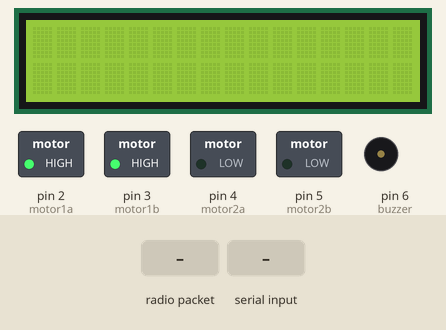
Simulated run of this sketch. Board: Arduino Uno, built with avr-gcc and run on an emulated ATmega328P. Shown: 16×2 character LCD, switched loads named in the sketch (green lamp = pin HIGH), buzzer (waves = sounding, pin HIGH). The inputs (shaded band) are chosen by the test bench. No radio packets arrive unless stated; what the sketch prints to the serial monitor is not drawn.

Above: at 1.2 s.
1.3 s: radio packet "90" arrives
At 1.7 s:
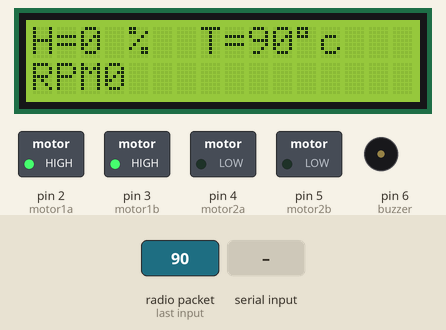
At 2.3 s:
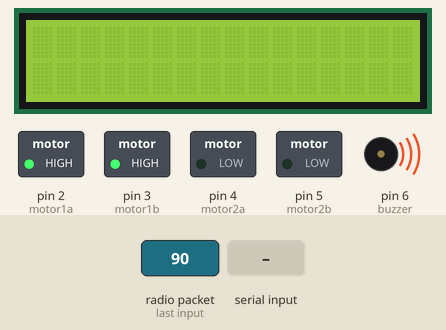
3.3 s: "F90\n" received over Serial
4.8 s: "B90\n" received over Serial
6.3 s: radio packet "5" arrives
At 6.7 s:
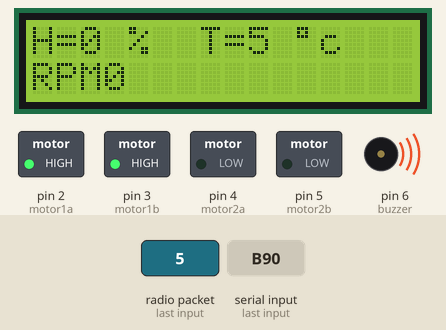
8.3 s: "F,45\n" received over Serial
9.8 s: "B,45\n" received over Serial
Timing chart, 0 to 12.3 s (numbered marks = the images above; inputs shaded):
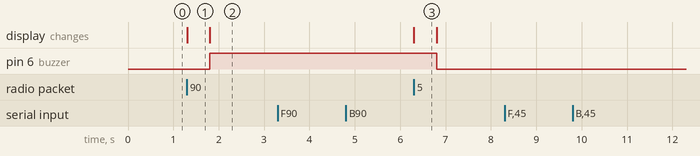

The sketch:

Receiver_Code.ino
```cpp
/*
 Receiver Code
Arduino SCK MISO  MOSI  SS
Uno      13  12    11  10
Nano     13  12    11  10

*/

// include the library code:
#include <LiquidCrystal.h>

// initialize the library by associating any needed LCD interface pin
// with the arduino pin number it is connected to
const int rs = A0, en = A1, d4 = A2, d5 = A3, d6 = A4, d7 = A5;
LiquidCrystal lcd(rs, en, d4, d5, d6, d7);


#include <SPI.h>
#include <nRF24L01.h>
#include <RF24.h>

RF24 radio(7, 8); // CE, CSN

const byte address[6] = "00001";

int x;

#define motor1a 2
#define motor1b 3

#define motor2a 4
#define motor2b 5

#define buzzer 6

void setup() {
  lcd.begin(16, 2);
  Serial.begin(9600);
  radio.begin();
  radio.openReadingPipe(0, address);
  radio.setPALevel(RF24_PA_MIN);
  radio.startListening();

  pinMode(motor1a, OUTPUT);
  pinMode(motor1b, OUTPUT);
  pinMode(motor2a, OUTPUT);
  pinMode(motor2b, OUTPUT);

  pinMode(buzzer, OUTPUT);

  digitalWrite(motor1a, HIGH);
  digitalWrite(motor1b, HIGH);

  digitalWrite(motor2a, LOW);
  digitalWrite(motor2b, LOW);
}

void loop() {

  rf();
   if (Serial.available()> 0 )
  {

  x = Serial.read();
switch(x){
case 'F' : forward();
break;
case 'B' : back();
break;
case 'R' : right();
break;
case 'L' : left();
break;
case 'S' : stoop();
break;
default: stoop();
}}}

void rf(){

  if (radio.available()) {
    char text[32] = "";
    radio.read(&text, sizeof(text));
    Serial.println(text);


      int x1 = atoi(text);
      Serial.println(x1); //shows: 12
      //----------------------------
      memset(text, 0x30, 3);  //replace by 0s
      int x2 = atoi(text);
      Serial.println(x2);  //shows: 34
      //-----------------------------

    lcd.setCursor(0,0);
    lcd.print("H=");
    lcd.setCursor(2,0);
    lcd.print(x2);
    lcd.setCursor(4,0);
    lcd.print("%");

    lcd.setCursor(6,0);
    lcd.print(" T=");
    lcd.setCursor(9,0);
    lcd.print(x1);
    lcd.setCursor(11,0);
    lcd.print((char)223);
    lcd.setCursor(12,0);
    lcd.print("c");

    lcd.setCursor(0,1);
    lcd.print("RPM=");
    lcd.setCursor(3,1);
    lcd.print("0");
    lcd.setCursor(7,1);

    delay(500);
    lcd.clear();
    if (x1 >= 45){ // temp
       digitalWrite(buzzer, HIGH);
       delay(500);
    }
    else{
       digitalWrite(buzzer, LOW);
    }
  }
}
void forward(){
  digitalWrite(motor1a, LOW);
  digitalWrite(motor1b, LOW);

  digitalWrite(motor2a, HIGH);
  digitalWrite(motor2b, LOW);

}

void back(){
  digitalWrite(motor1a, LOW);
  digitalWrite(motor1b, HIGH);

  digitalWrite(motor2a, LOW);
  digitalWrite(motor2b, HIGH);

}

void right(){
  digitalWrite(motor1a, LOW);
  digitalWrite(motor1b, LOW);

  digitalWrite(motor2a, LOW);
  digitalWrite(motor2b, HIGH);

}

void left(){
  digitalWrite(motor1a, HIGH);
  digitalWrite(motor1b, HIGH);

  digitalWrite(motor2a, HIGH);
  digitalWrite(motor2b, LOW);

}
void stoop(){
  digitalWrite(motor1a, HIGH);
  digitalWrite(motor1b, HIGH);

  digitalWrite(motor2a, LOW);
  digitalWrite(motor2b, LOW);
}
```

Measured:
- after the input at 1.3 s, pin 6 (buzzer): LOW → HIGH after 0.51 s; the display: changes at once (image 1)
- after the input at 6.3 s, pin 6 (buzzer): HIGH → LOW after 0.51 s; the display: changes at once (image 3)
- what the display in image 1 shows lasts 0.5 s, from 1.3 s to 1.8 s
